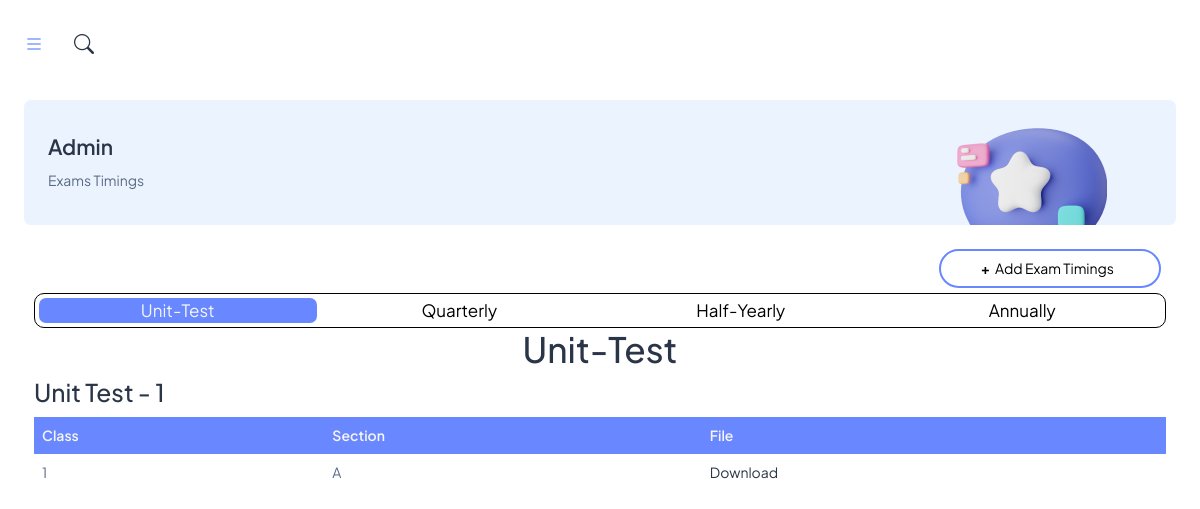
The app's page /exam/ (signed in) with its own data.
### sms/models.py (models this page shows, shortened)
class Exam(models.Model):
    EXAM_TYPES = [
        ('Quarterly', 'Quarterly'),
        ('Half Yearly', 'Half Yearly'),
        ('Annual', 'Annual'),
        ('Unit Test', 'Unit Test'),
    ]
    exam_type = models.CharField(max_length=20, choices=EXAM_TYPES)
    unit_test_number = models.PositiveSmallIntegerField(null=True, blank=True)
    class_linked = models.ForeignKey(Class, on_delete=models.SET_NULL, null=True, default=None)
    section_linked = models.ForeignKey(Section, on_delete=models.SET_NULL, null=True, default=None)
    file = models.FileField(upload_to='exam_timetable/')

class Class(models.Model):
    name = models.CharField(max_length=10)

class Section(models.Model):
    name = models.CharField(max_length=50)
    class_linked = models.ForeignKey(Class, on_delete=models.SET_NULL, null=True, default=None)

### sms/views.py (the view, shortened to what this page needs)
# urls.py: path('exam/', exam, name='exam'),
@superuser_required
def exam(request):
    form = ExamForm()
    classes = Class.objects.all()
    sections = Section.objects.all()
    exam_types = [exam_type[0] for exam_type in Exam.EXAM_TYPES]
    error_message = None
    sections_json = serialize('json', sections, fields=('id', 'name', 'class_linked'))
    student_exam = Exam.objects.filter()
    exam_type_dict = {}
    for exam_type in exam_types:
        if exam_type == 'Unit Test':
            unit_test_dict = {}
            unit_test_numbers = student_exam.filter(exam_type='Unit Test').values_list('unit_test_number', flat=True).distinct()
            for unit_test_number in unit_test_numbers:
                unit_test_dict[unit_test_number] = student_exam.filter(exam_type='Unit Test', unit_test_number=unit_test_number)
            exam_type_dict['Unit Test'] = unit_test_dict
        else:
            exam_type_dict[exam_type] = student_exam.filter(exam_type=exam_type)
    return render(request, 'Admin/exam.html', {
        'form':form,
        'classes': classes,
        'sections': sections,
        'exam_types':exam_types,
        'sections_json':sections_json ,
        'exam_type_dict': exam_type_dict,
        'error_message': error_message
    })

### sms/views.py (called while the page is built)
def superuser_required(view_func):
    def check_user_is_superuser(user):
        return user.is_authenticated and user.is_superuser
    @wraps(view_func)
    def wrapped_view(request, *args, **kwargs):
        if not request.user.is_authenticated:
            return login_required(lambda x: x)(request, *args, **kwargs)
        if not check_user_is_superuser(request.user):
            messages.error(request, "You do not have Admin permissions to access this page.")
            return redirect('home')
        return view_func(request, *args, **kwargs)
    return login_required(wrapped_view)

### sms/templates/Admin/exam.html (shortened to what this page needs)
{% extends 'base.html' %}
{% load static %}
{% block content %}
<div
  class="page-wrapper"
  id="main-wrapper"
  data-layout="vertical"
  data-sidebartype="full"
  data-sidebar-position="fixed"
  data-header-position="fixed"
>
  <div class="body-wrapper">
    {% include 'includes/navbar.html' %}
    <div class="container-fluid">
      <div class="card bg-info-subtle shadow-none position-relative overflow-hidden mb-4">
        <div class="card-body px-4 py-3">
          <div class="row align-items-center">
            <div class="col-9">
              <h4 class="fw-semibold mb-8">Admin</h4>
              <nav aria-label="breadcrumb">
                <ol class="breadcrumb">
                  <li class="breadcrumb-item" aria-current="page">Exams Timings </li>
                </ol>
              </nav>
            </div>
            <div class="col-3">
              <div class="text-center mb-n5">
                <img
                  src="/static/assets/images/ChatBc.png"
                  alt=""
                  class="img-fluid mb-n4"
                />
              </div>
            </div>
          </div>
        </div>
      </div>
      <div class="right-container">
          <div class="main-content">
              <div class="admin-exams">
                  <div class="exams-button">
                      <div class="add-button">
                          <button type="button" onclick="document.getElementById('id01').style.display = 'block'">
                              <span aria-hidden="true" id="add-exams-symbol"><strong>+</strong></span>
                              <span>Add Exam Timings</span>
                          </button>
                      </div>
                  </div>
                  <div class="created-exams-container" id="exams-list">
                      <div class="exam-tabs">
                          <button type="button" class="exam-tab" onclick="openTab(event, 'unit-test')" id="defaultTab"><span>Unit-Test</span></button>
                          <button type="button" class="exam-tab" onclick="openTab(event, 'quarterly')"><span>Quarterly</span></button>
                          <button type="button" class="exam-tab" onclick="openTab(event, 'half-yearly')"><span>Half-Yearly</span></button>
                          <button type="button" class="exam-tab" onclick="openTab(event, 'annually')"><span>Annually</span></button>
                      </div>
                      <div class="exam-content" id="unit-test">
                          <h1>Unit-Test</h1>
                          {% for exam_type, marks in exam_type_dict.items %}
                          {% if exam_type == "Unit Test" %}
                          {% for unit_test_number, unit_marks in marks.items %}
                          <h3>{{ exam_type }} - {{ unit_test_number }}</h3>
                          <table>
                              <thead>
                                  <tr>
                                      <th>Class</th>
                                      <th>Section</th>
                                      <th>File</th>
                                  </tr>
                              </thead>
                              <tbody>
                                  {% for mark in unit_marks %}
                                  <tr>
                                      <td>{{ mark.class_linked.name }}</td>
                                      <td>{{ mark.section_linked.name }}</td>
                                      <td><a href="{{ mark.file.url }}" download>Download</a></td>
                                  </tr>
                                  {% endfor %}
                              </tbody>
                          </table>
                          {% endfor %}
                          {% endif %}
                          {% endfor %}
                      </div>
                  </div>
              </div>
          </div>
      </div>
  </div>
    </div>
  </div>
{% endblock %}

### public/static/sms/css/Adminpanel.css (style rules this page uses)
th,td { border: 2px solid black; padding: 8px; text-align: left; }
.add-button button span#add-exams-symbol { transition: transform 0.2s ease-in-out; }
.created-exams-container { margin-top: 5px; }

### public/static/sms/css/Nteachering.css (style rules this page uses)
table { margin-top: 10px; width: 100%; border-collapse: collapse; margin-bottom: 10px; }
th,td { border: 1px solid #333; padding: 8px; text-align: left; }

### public/static/sms/css/Teacherpanel.css (style rules this page uses)
table { margin-top: 10px; width: 100%; border-collapse: collapse; margin-bottom: 10px; }
th,td { border: 1px solid #333; padding: 8px; text-align: left; }

### public/static/sms/css/Parentpanel.css (style rules this page uses)
table { margin-top: 10px; width: 100%; border-collapse: collapse; margin-bottom: 10px; }
th,td { border: 1px solid #333; padding: 8px; text-align: left; }

### records on screen
Exam: exam_type "Unit Test", unit_test_number "1", class_linked.name "1", section_linked.name "A"
